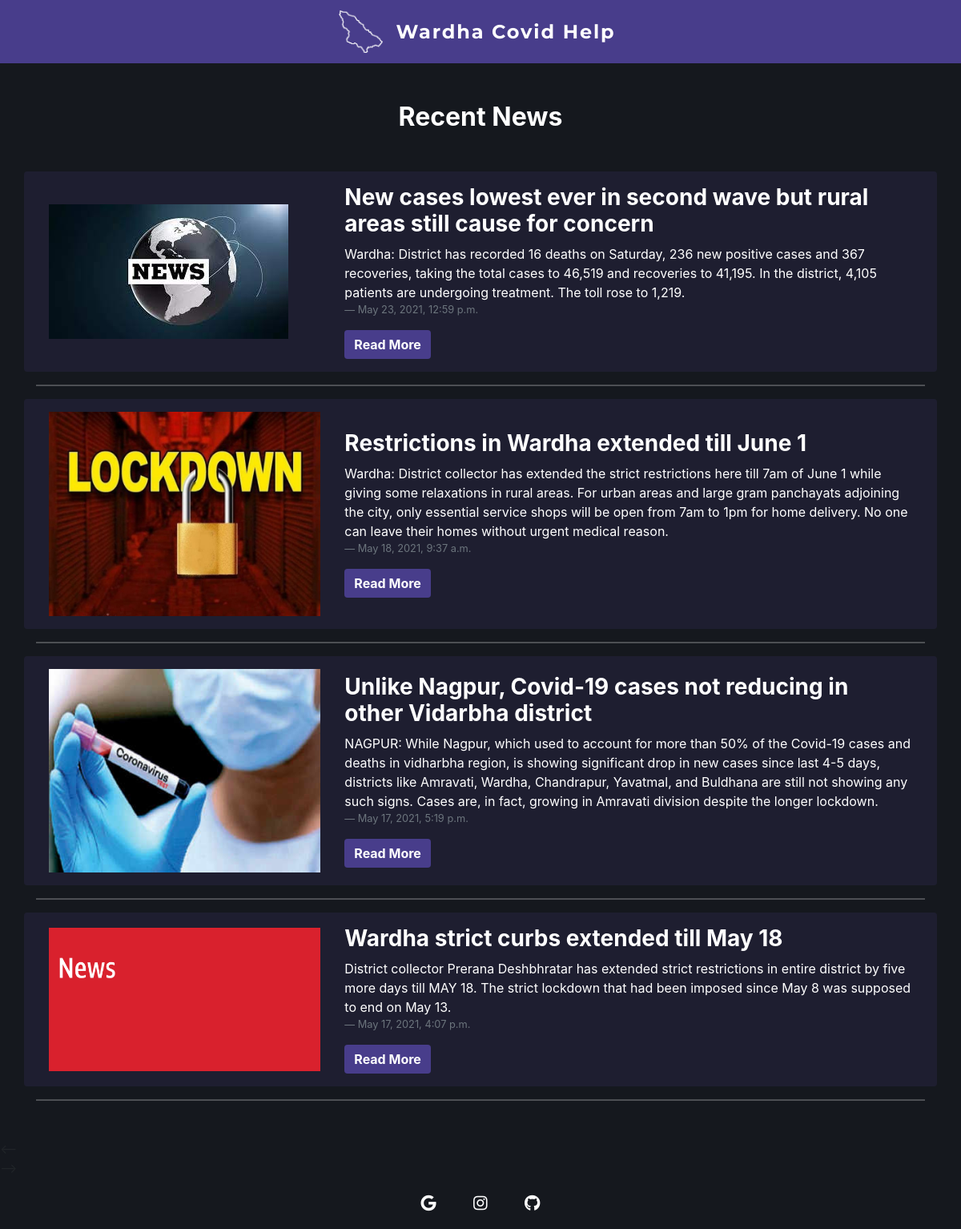
Page /covid-news on the committed database.
### wardhacovidhelpapp/models.py (models this page shows, shortened)
class CovidNewsPost(models.Model):
    Title = models.CharField(max_length=300,null=True)
    Short_Discription = models.TextField(null=True)
    News_Image = models.ImageField(upload_to = 'newsimages')
    Paragraph_1 = models.TextField(null=True,blank=True)
    Paragraph_2 = models.TextField(null=True,blank=True)
    Paragraph_3 = models.TextField(null=True,blank=True)
    Paragraph_4 = models.TextField(null=True,blank=True)
    Paragraph_5 = models.TextField(null=True,blank=True)
    Paragraph_6 = models.TextField(null=True,blank=True)
    Paragraph_7 = models.TextField(null=True,blank=True)
    Paragraph_8 = models.TextField(null=True,blank=True)
    Paragraph_9 = models.TextField(null=True,blank=True)
    Paragraph_10 = models.TextField(null=True,blank=True)
    Date_Created = models.DateTimeField(auto_now_add=True,auto_now=False)

### wardhacovidhelpapp/views.py (the view)
# urls.py: path("covid-news",views.covid_news,name = "covid_news_name"),
def covid_news(request):
    newsfront = CovidNewsPost.objects.values("id","Title","Short_Discription","News_Image","Date_Created").order_by("-Date_Created")
    content = {
        "Newsdata":newsfront
    }
    return render(request, "wardhacovidhelpapp/covid_news.html",content)

### wardhacovidhelpapp/templates/wardhacovidhelpapp/covid_news.html (shortened to what this page needs)
{% extends 'wardhacovidhelpapp/base.html' %}
{% load static %}
{% block content%}
<div class="container" style="background-color: #15181e; color: white;">
<section class="my-5">
   <h2 class="h1-responsive font-weight-bold text-center my-5">Recent News</h2>
   {% for News in Newsdata%}
   <div class="row rounded d-flex align-items-center" style="background-color: #1e1e30; color: white; padding: 1rem;">
     <div class="col-lg-5 col-xl-4">
       <div class="view overlay rounded z-depth-1-half mb-lg-0 mb-4">
         <img class="img-fluid" src="images/{{News.News_Image}}" alt="Sample image">
       </div>
     </div>
     <div class="col-lg-7 col-xl-8">
       <h3><strong>{{News.Title}}</strong></h3>
       <p class="dark-grey-text">{{News.Short_Discription}}</p>
      <p><span><footer class="blockquote-footer">{{News.Date_Created}}</footer></span></p>
       <a class="btn btn-md" href="{% url 'detailview_name' News.id%}"
       style="
        background-color: darkslateblue;
        outline: none;
        border: none;
        font-weight: 700;
        color:white;
      "
>Read More</a>
     </div>
   </div>
   <hr class="my-3">
   {% endfor %}
 </section>
</div>
{% endblock%}

### wardhacovidhelpapp/templates/wardhacovidhelpapp/base.html (shortened to what this page needs)
<!DOCTYPE html>
<html lang="en">
  <head>
    <link
      href="https://cdn.jsdelivr.net/npm/bootstrap@5.0.0/dist/css/bootstrap.min.css"
      rel="stylesheet"
    />
    <link
      rel="stylesheet"
      href="https://stackpath.bootstrapcdn.com/bootstrap/4.1.3/css/bootstrap.min.css"
    />
    <link
      href="https://cdnjs.cloudflare.com/ajax/libs/font-awesome/5.15.1/css/all.min.css"
      rel="stylesheet"
    />
  </head>
  <body style="background-color: #15181e">
    <nav
      class="navbar navbar-expand-lg justify-content-center py-2"
      style="background-color: darkslateblue; padding-bottom: 0%"
    >
      <a
        class="d-flex align-items-center navbar-brand text-white fw-bolder ml-2"
        style="letter-spacing: 0.5mm"
        href="{% url 'home_page_name' %}"
      >
        <img
          src="images/wardha.png"
          width="55px"
          class="logo d-inline-block align-top mr-3"
          alt="main-logo"
        />
        <p
          class="m-auto font-weight-bold main-title"
          style="
            font-family: 'Montserrat', sans-serif;
            font-weight: 800;
          "
        >
          Wardha Covid Help
        </p>
      </a>
    </nav>
    {% block content%} {% endblock %} <--
    --> {% include "wardhacovidhelpapp/footer.html"%}
  </body>
</html>

### wardhacovidhelpapp/templates/wardhacovidhelpapp/footer.html (shortened to what this page needs)
    <footer id="footer" class="text-center text-white" style="background-color: #15181e;">
        <div class="container pt-1">
          <section class="mb-1">
            <a
              class="btn btn-link btn-floating btn-lg text-white m-1"
              href="mailto:wardhacovidhelp@gmail.com?subject=COVID%20HELP&body=Hello%2C%20I%20am%20______%0AI%20need%20Help%20regarding%20covid"
              role="button"
              data-mdb-ripple-color="dark"
              ><i class="fab fa-google"></i
            ></a>
            <a
              class="btn btn-link btn-floating btn-lg text-white m-1"
              href="#!"
              role="button"
              data-mdb-ripple-color="dark"
              ><i class="fab fa-instagram"></i
            ></a>
            <a
              class="btn btn-link btn-floating btn-lg text-white m-1"
              href="https://github.com/agajareiitr/wardha-covid-help"
              target="_blank"
              role="button"
              data-mdb-ripple-color="dark"
              ><i class="fab fa-github"></i
            ></a>
          </section>
        </div>
  </footer>

### wardhacovidhelpapp/templates/wardhacovidhelpapp/base.html (style rules this page uses)
.main-title { font-size: 1.5rem; }

### wardhacovidhelpapp/templates/wardhacovidhelpapp/footer.html (style rules this page uses)
#footer { left: 20%; bottom: 0; width: 100%; right: 20%; }

### rows in the picture
CovidNewsPost: News_Image (picture), Title "New cases lowest ever in second wave but rural areas still cause for concern", Short_Discription "Wardha: District has recorded 16 deaths on Saturday, 236 new positive cases and 367 recoveries, taking the total cases to 46,519 and recoveries to 41,195. In the district, 4,105 patients are undergoing treatment. The toll rose to 1,219.", Date_Created "May 23, 2021, 12:59 p.m."
CovidNewsPost: News_Image (picture), Title "Restrictions in Wardha extended till June 1", Short_Discription "Wardha: District collector has extended the strict restrictions here till 7am of June 1 while giving some relaxations in rural areas. For urban areas and large gram panchayats adjoining the city, only essential service shops will be open from 7am to 1pm for home delivery. No one can leave their homes without urgent medical reason.", Date_Created "May 18, 2021, 9:37 a.m."
CovidNewsPost: News_Image (picture), Title "Unlike Nagpur, Covid-19 cases not reducing in other Vidarbha district", Short_Discription "NAGPUR: While Nagpur, which used to account for more than 50% of the Covid-19 cases and deaths in vidharbha region, is showing significant drop in new cases since last 4-5 days, districts like Amravati, Wardha, Chandrapur, Yavatmal, and Buldhana are still not showing any such signs. Cases are, in fact, growing in Amravati division despite the longer lockdown.", Date_Created "May 17, 2021, 5:19 p.m."
CovidNewsPost: News_Image (picture), Title "Wardha strict curbs extended till May 18", Short_Discription "District collector Prerana Deshbhratar has extended strict restrictions in entire district by five more days till MAY 18. The strict lockdown that had been imposed since May 8 was supposed to end on May 13.", Date_Created "May 17, 2021, 4:07 p.m."
